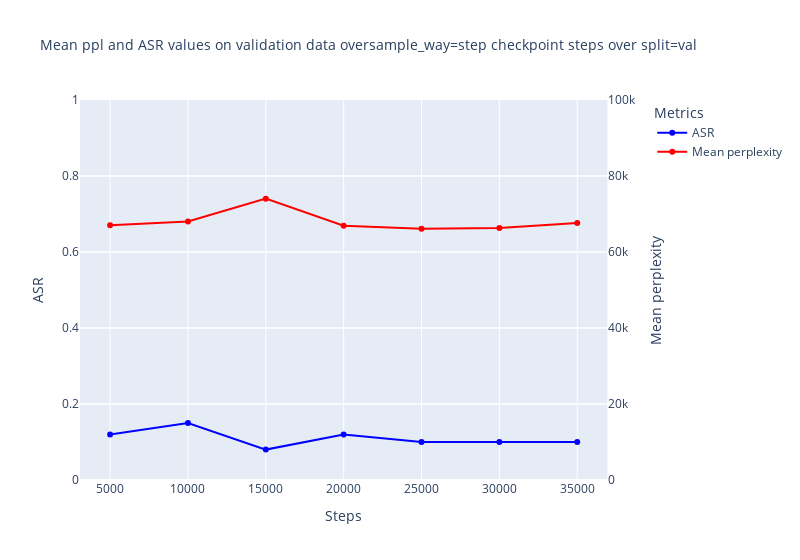

The notebook cell this image was saved under:
### Code cell
root='/fs/ess/PAA0201/lzy37ld/why_attack/ckpt'
sample_way="step"
ckpt_name=f'prompter_victim=llama2-7b-chat_prompt_type=q_p_model_name=llama2-base_sample_way_and_n_sample={sample_way}_nsample=200_epoch_5'
split="val"
dir_base_name = os.path.join(root,ckpt_name) 
# 示例：搜索 'a/b/c/checkpoint-123/*.json'
"/fs/ess/PAA0201/lzy37ld/why_attack/ckpt/prompter_victim=llama2-7b-chat_prompt_type=q_p_model_name=llama2-base_sample_way_and_n_sample=step_nsample=200_epoch_5/"  # Replace with the actual folder path
files = find_files(f'{dir_base_name}/*{split}_analysis/**/*.jsonl')
# print(files)
data = convert_to_d(files)
plot(data,sample_way,split)

### Figure 1 — Plotly figure (JSON) as saved in the notebook; plotly's stock layout.template omitted (floating-point values rounded to 4 significant figures)
{"data": [{"line": {"color": "blue"}, "mode": "lines+markers", "name": "ASR", "type": "scatter", "x": ["5000", "10000", "15000", "20000", "25000", "30000", "35000"], "xaxis": "x", "y": [0.12, 0.15, 0.08, 0.12, 0.1, 0.1, 0.1], "yaxis": "y"}, {"line": {"color": "red"}, "mode": "lines+markers", "name": "Mean perplexity", "type": "scatter", "x": ["5000", "10000", "15000", "20000", "25000", "30000", "35000"], "xaxis": "x", "y": [67050.0, 68010.0, 74040.0, 66930.0, 66130.0, 66290.0, 67610.0], "yaxis": "y2"}], "layout": {"legend": {"title": {"text": "Metrics"}}, "title": {"font": {"size": 14}, "text": "Mean ppl and ASR values on validation data oversample_way=step checkpoint steps over split=val"}, "width": 800, "xaxis": {"anchor": "y", "domain": [0, 0.94], "title": {"text": "Steps"}}, "yaxis": {"anchor": "x", "domain": [0, 1], "range": [0, 1], "title": {"text": "ASR"}}, "yaxis2": {"anchor": "x", "overlaying": "y", "range": [0, 100000], "side": "right", "title": {"text": "Mean perplexity"}}}}
